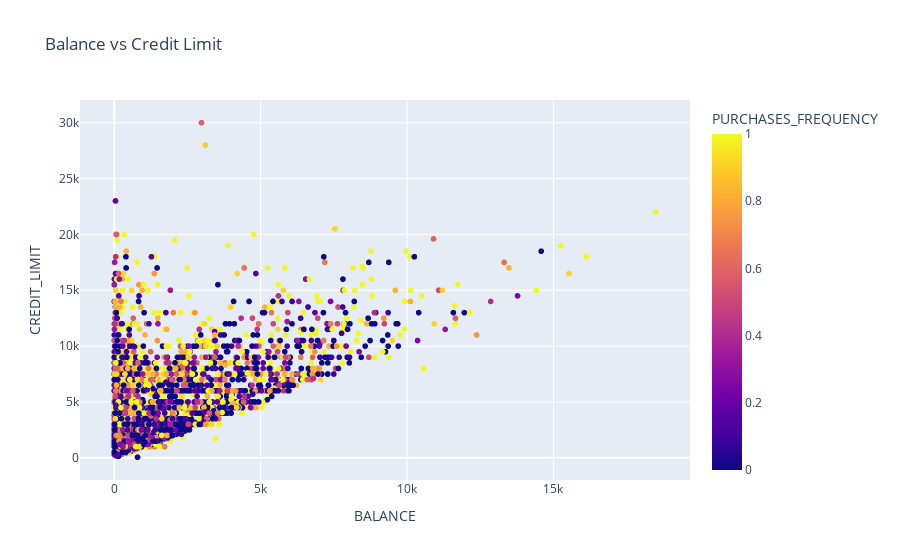

Write notebook code for a chart like this one.
### Markdown cell above
**visualisasi balance terhadap credit limit**

### Code cell
px.scatter(df, x='BALANCE', y="CREDIT_LIMIT", color="PURCHASES_FREQUENCY", title='Balance vs Credit Limit')

### Figure 1 — Plotly figure (JSON) as saved in the notebook; plotly's stock layout.template omitted (floating-point values rounded to 4 significant figures; data arrays with more than 128 entries replaced by an {"elided": "..."} marker saying what was removed)
{"data": [{"hovertemplate": "BALANCE=%{x}<br>CREDIT_LIMIT=%{y}<br>PURCHASES_FREQUENCY=%{marker.color}<extra></extra>", "legendgroup": "", "marker": {"color": {"elided": "4475 float values"}, "coloraxis": "coloraxis", "symbol": "circle"}, "mode": "markers", "name": "", "showlegend": false, "type": "scattergl", "x": {"elided": "4475 float values"}, "xaxis": "x", "y": {"elided": "4475 float values"}, "yaxis": "y"}], "layout": {"coloraxis": {"colorbar": {"title": {"text": "PURCHASES_FREQUENCY"}}, "colorscale": [[0, "#0d0887"], [0.1111, "#46039f"], [0.2222, "#7201a8"], [0.3333, "#9c179e"], [0.4444, "#bd3786"], [0.5556, "#d8576b"], [0.6667, "#ed7953"], [0.7778, "#fb9f3a"], [0.8889, "#fdca26"], [1, "#f0f921"]]}, "legend": {"tracegroupgap": 0}, "title": {"text": "Balance vs Credit Limit"}, "xaxis": {"anchor": "y", "domain": [0, 1], "title": {"text": "BALANCE"}}, "yaxis": {"anchor": "x", "domain": [0, 1], "title": {"text": "CREDIT_LIMIT"}}}}
